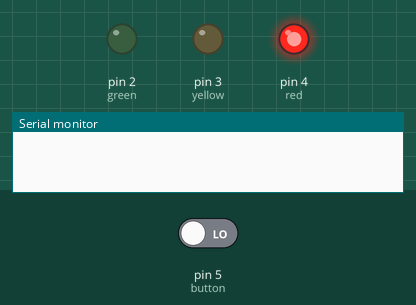
This sketch was run on a simulated Arduino Uno, built with avr-gcc and run on an emulated ATmega328P. On the bench: output pins drawn as LEDs (lit = HIGH), the last lines printed to the serial monitor. The test bench sets the inputs (shaded band); at power-on: pin 5 (button) LOW.

Above: at 1.2 s.
1.3 s: pin 5 (button) driven HIGH
At 5.6 s:
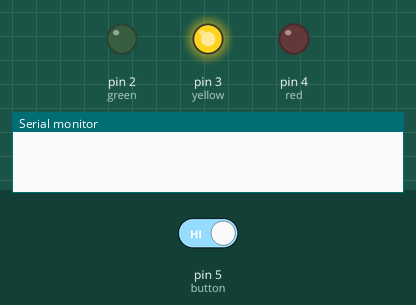
15.3 s: pin 5 (button) driven LOW
At 33.0 s:
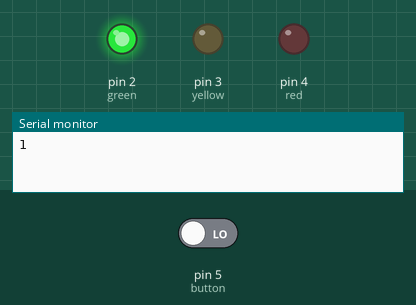
Timing chart, 0 to 33.3 s (numbered marks = the images above; inputs shaded):
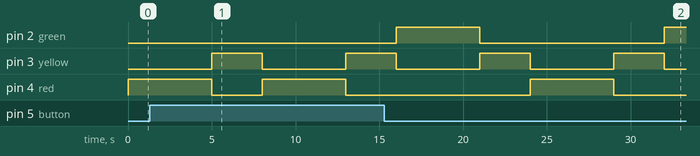

Measured:
- after the input at 1.3 s, pin 2 (green): stays LOW (without the input it goes to HIGH after 6.7 s)
- after the input at 15.3 s, pin 4 (red): goes on until 29.0 s, then stays LOW
- by itself, pin 3 (yellow): alternates HIGH for 3.0 s and LOW for 5.0 s

The sketch:

semaforo_lip_thiago_cedro_7481891.ino
```cpp
#define green 2
#define yellow 3
#define red 4
#define button 5


void setup() {
  Serial.begin(9600);
  pinMode(green, OUTPUT);
  pinMode(red, OUTPUT);
  pinMode(yellow, OUTPUT);
  pinMode(button, INPUT);
}

/*void loop() {
  digitalWrite(red, HIGH);
  delay(5000);
  digitalWrite(red, LOW);


  digitalWrite(yellow, HIGH);
  delay(2000);
  digitalWrite(yellow, LOW);


  digitalWrite(green, HIGH);
  delay(5000);
  digitalWrite(green, LOW);

  digitalWrite(yellow, HIGH);
  delay(2000);
  digitalWrite(yellow, LOW);


}*/

void loop() {


  setRed();
  if(digitalRead(button) == 1) {
  	Serial.println(digitalRead(button));
    setRed();

  }
  setGreen();
  if(digitalRead(button) == 1) {
  	Serial.println(digitalRead(button));
    setRed();
  }
}


void setRed() {
  digitalWrite(red, HIGH);
  delay(5000);
  digitalWrite(red, LOW);
  setYellow();

}

void setYellow() {
  digitalWrite(yellow, HIGH);
  delay(3000);
  digitalWrite(yellow, LOW);

}

void setGreen() {
  digitalWrite(green, HIGH);
  delay(5000);
  digitalWrite(green, LOW);
  setYellow();

}
```
